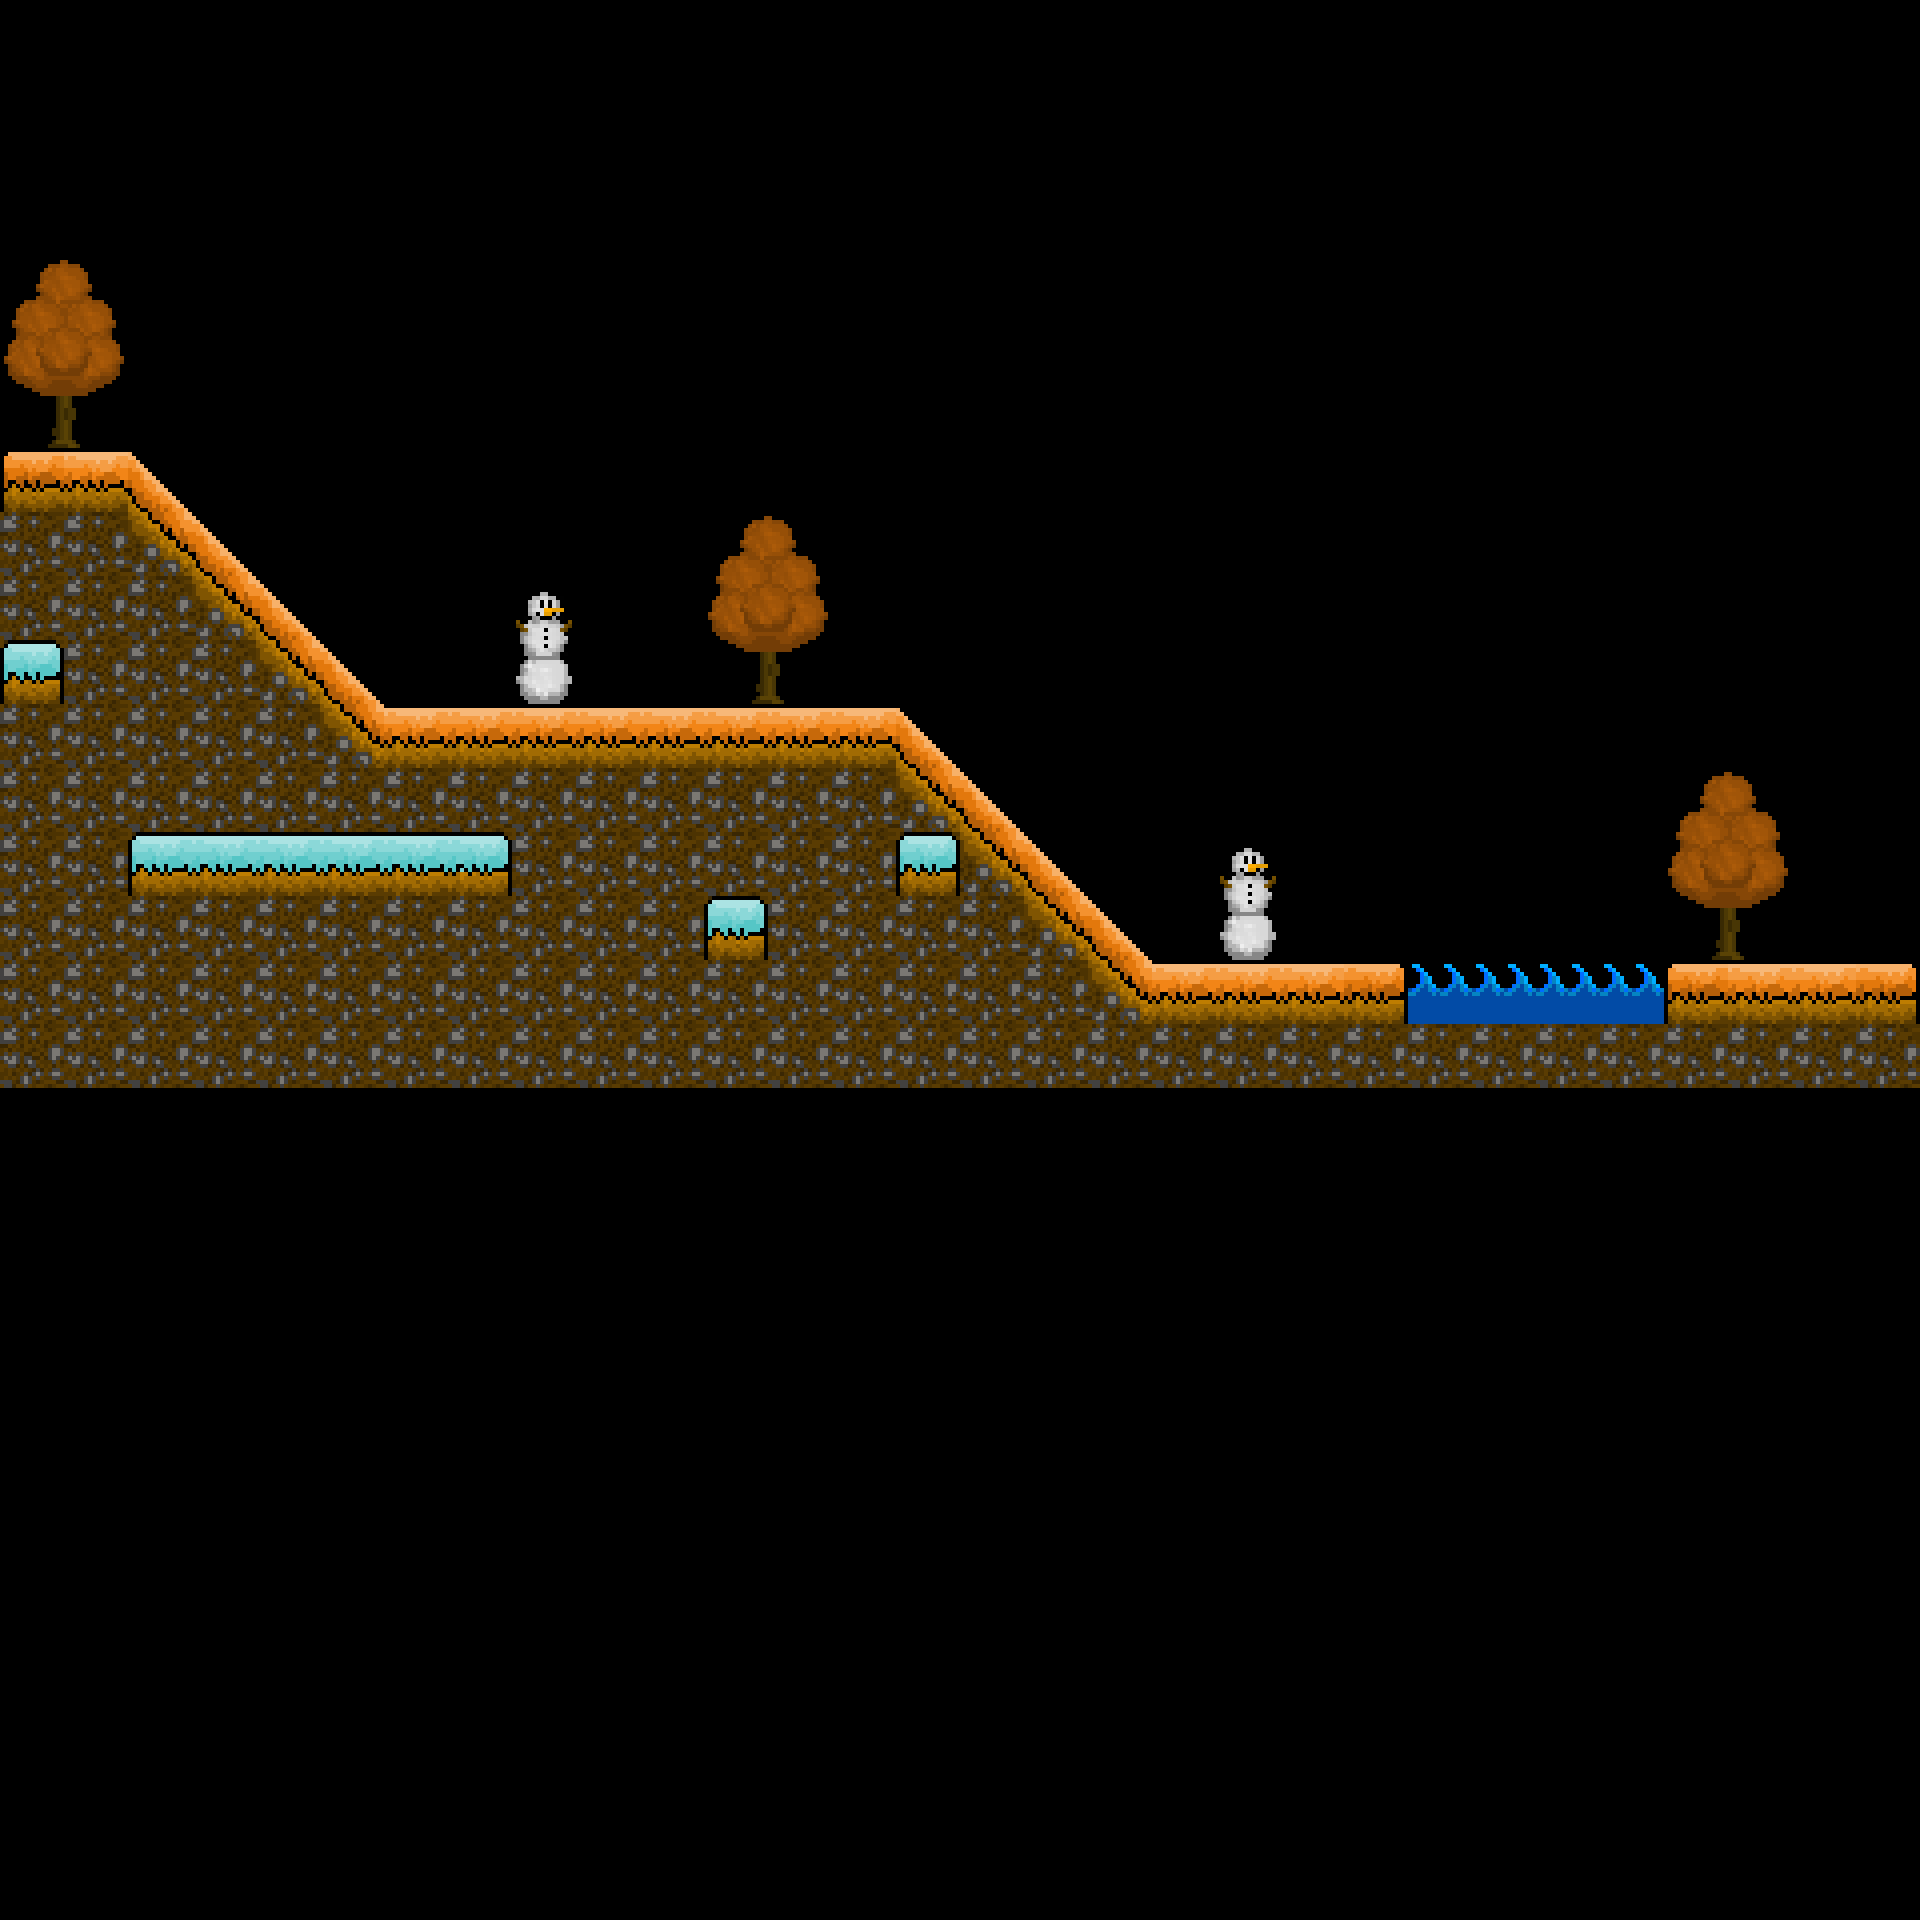

Rendered tile map (Tiled .tmx) drawn with the repository's tilesets; below, a short description and the full map source, tile grids included:
An orthogonal 30x30 tile map with 64x64 px tiles, 2 tile layers (Tile Layer 1, Tile Layer 3), 1 hidden layer not drawn.

<map version="1.0" orientation="orthogonal" width="30" height="30" tilewidth="64" tileheight="64">
 <tileset firstgid="1" name="spritesheet1" tilewidth="64" tileheight="64">
  <image source="spritesheet1.png" trans="ffffff" width="256" height="1024" />
  <tile id="9">
   <properties>
    <property name="shape" value="downhill" />
   </properties>
  </tile>
  <tile id="12">
   <properties>
    <property name="shape" value="uphill" />
   </properties>
  </tile>
  <tile id="34">
   <properties>
    <property name="shape" value="none" />
   </properties>
  </tile>
  <tile id="38">
   <properties>
    <property name="shape" value="none" />
   </properties>
  </tile>
  <tile id="42">
   <properties>
    <property name="shape" value="none" />
   </properties>
  </tile>
  <tile id="43">
   <properties>
    <property name="shape" value="none" />
   </properties>
  </tile>
  <tile id="46">
   <properties>
    <property name="shape" value="none" />
   </properties>
  </tile>
  <tile id="47">
   <properties>
    <property name="shape" value="none" />
   </properties>
  </tile>
  <tile id="50">
   <properties>
    <property name="shape" value="none" />
   </properties>
  </tile>
  <tile id="51">
   <properties>
    <property name="shape" value="none" />
   </properties>
  </tile>
 </tileset>
 <layer name="Tile Layer 1" width="30" height="30">
  <data encoding="csv">
0,0,0,0,0,0,0,0,0,0,0,0,0,0,0,0,0,0,0,0,0,0,0,0,0,0,0,0,0,0,
0,0,0,0,0,0,0,0,0,0,0,0,0,0,0,0,0,0,0,0,0,0,0,0,0,0,0,0,0,0,
0,0,0,0,0,0,0,0,0,0,0,0,0,0,0,0,0,0,0,0,0,0,0,0,0,0,0,0,0,0,
0,0,0,0,0,0,0,0,0,0,0,0,0,0,0,0,0,0,0,0,0,0,0,0,0,0,0,0,0,0,
43,44,0,0,0,0,0,0,0,0,0,0,0,0,0,0,0,0,0,0,0,0,0,0,0,0,0,0,0,0,
47,48,0,0,0,0,0,0,0,0,0,0,0,0,0,0,0,0,0,0,0,0,0,0,0,0,0,0,0,0,
51,52,0,0,0,0,0,0,0,0,0,0,0,0,0,0,0,0,0,0,0,0,0,0,0,0,0,0,0,0,
14,16,10,0,0,0,0,0,0,0,0,0,0,0,0,0,0,0,0,0,0,0,0,0,0,0,0,0,0,0,
22,22,9,10,0,0,0,0,0,0,0,43,44,0,0,0,0,0,0,0,0,0,0,0,0,0,0,0,0,0,
22,22,22,9,10,0,0,0,35,0,0,47,48,0,0,0,0,0,0,0,0,0,0,0,0,0,0,0,0,0,
22,22,22,22,9,10,0,0,39,0,0,51,52,0,0,0,0,0,0,0,0,0,0,0,0,0,0,0,0,0,
22,22,22,22,22,9,16,16,16,16,16,16,16,16,10,0,0,0,0,0,0,0,0,0,0,0,0,0,0,0,
11,22,22,22,22,22,22,22,22,22,22,22,22,22,9,10,0,0,0,0,0,0,0,0,0,0,43,44,0,0,
22,22,22,22,22,22,22,22,22,22,22,22,22,22,22,9,10,0,0,35,0,0,0,0,0,0,47,48,0,0,
22,22,22,22,22,22,22,22,22,22,22,22,22,22,22,22,9,10,0,39,0,0,0,0,0,0,51,52,0,0,
22,22,22,22,22,22,22,22,22,22,22,22,22,22,22,22,22,9,16,16,16,15,8,8,8,8,14,16,16,15,
22,22,22,22,22,22,22,22,22,22,22,22,22,22,22,22,22,22,22,22,22,22,22,22,22,22,22,22,22,22,
0,0,0,0,0,0,0,0,0,0,0,0,0,0,0,0,0,0,0,0,0,0,0,0,0,0,0,0,0,0,
0,0,0,0,0,0,0,0,0,0,0,0,0,0,0,0,0,0,0,0,0,0,0,0,0,0,0,0,0,0,
0,0,0,0,0,0,0,0,0,0,0,0,0,0,0,0,0,0,0,0,0,0,0,0,0,0,0,0,0,0,
0,0,0,0,0,0,0,0,0,0,0,0,0,0,0,0,0,0,0,0,0,0,0,0,0,0,0,0,0,0,
0,0,0,0,0,0,0,0,0,0,0,0,0,0,0,0,0,0,0,0,0,0,0,0,0,0,0,0,0,0,
0,0,0,0,0,0,0,0,0,0,0,0,0,0,0,0,0,0,0,0,0,0,0,0,0,0,0,0,0,0,
0,0,0,0,0,0,0,0,0,0,0,0,0,0,0,0,0,0,0,0,0,0,0,0,0,0,0,0,0,0,
0,0,0,0,0,0,0,0,0,0,0,0,0,0,0,0,0,0,0,0,0,0,0,0,0,0,0,0,0,0,
0,0,0,0,0,0,0,0,0,0,0,0,0,0,0,0,0,0,0,0,0,0,0,0,0,0,0,0,0,0,
0,0,0,0,0,0,0,0,0,0,0,0,0,0,0,0,0,0,0,0,0,0,0,0,0,0,0,0,0,0,
0,0,0,0,0,0,0,0,0,0,0,0,0,0,0,0,0,0,0,0,0,0,0,0,0,0,0,0,0,0,
0,0,0,0,0,0,0,0,0,0,0,0,0,0,0,0,0,0,0,0,0,0,0,0,0,0,0,0,0,0,
0,0,0,0,0,0,0,0,0,0,0,0,0,0,0,0,0,0,0,0,0,0,0,0,0,0,0,0,0,0
</data>
 </layer>
 <layer name="Tile Layer 2" width="30" height="30" visible="0">
  <data encoding="csv">
0,0,0,0,0,0,0,0,0,0,0,0,0,0,0,0,0,0,0,0,0,0,0,0,0,0,0,0,0,0,
0,0,0,0,0,0,0,0,0,0,0,0,0,0,0,0,0,0,0,0,0,0,0,0,0,0,0,0,0,0,
0,0,0,0,0,0,0,0,0,0,0,0,0,0,0,0,0,0,0,0,0,0,0,0,0,0,0,0,0,0,
0,0,0,0,0,0,0,0,0,0,0,0,0,0,0,0,0,0,0,0,0,0,0,0,0,0,0,0,0,0,
53,54,0,0,0,0,0,0,0,0,0,0,0,0,0,0,0,0,0,0,0,0,0,0,0,0,0,0,0,0,
57,58,0,0,0,0,0,0,0,0,0,0,0,0,0,0,0,0,0,0,0,0,0,0,0,0,0,0,0,0,
61,62,0,0,0,0,0,0,0,0,0,0,0,0,0,0,0,0,0,0,0,0,0,0,0,0,0,0,0,0,
20,3,4,0,0,0,0,0,0,0,0,0,0,0,0,0,0,0,0,0,0,0,0,0,0,0,0,0,0,0,
22,22,2,4,0,0,0,0,0,0,0,53,54,0,0,0,0,0,0,0,0,0,0,0,0,0,0,0,0,0,
22,22,22,2,4,0,0,0,0,0,0,57,58,0,0,0,0,0,0,0,0,0,0,0,0,0,0,0,0,0,
22,22,22,22,2,4,0,0,0,0,0,61,62,0,0,0,0,0,0,0,0,0,0,0,0,0,0,0,0,0,
22,22,22,22,22,2,3,3,3,3,3,3,3,3,4,0,0,0,0,0,0,0,0,0,0,0,0,0,0,0,
22,22,22,22,22,22,22,22,22,22,22,22,22,22,2,4,0,0,0,0,0,0,0,0,0,0,53,54,0,0,
22,22,22,22,22,22,22,22,22,22,22,22,22,22,22,2,4,0,0,0,0,0,0,0,0,0,57,58,0,0,
22,22,22,22,22,22,22,22,22,22,22,22,22,22,22,22,2,4,0,0,0,0,0,0,0,0,61,62,0,0,
22,22,22,22,22,22,22,22,22,22,22,22,22,22,22,22,22,2,3,3,3,17,8,8,8,8,20,3,3,17,
22,22,22,22,22,22,22,22,22,22,22,22,22,22,22,22,22,22,22,22,22,22,22,22,22,22,22,22,22,22,
0,0,0,0,0,0,0,0,0,0,0,0,0,0,0,0,0,0,0,0,0,0,0,0,0,0,0,0,0,0,
0,0,0,0,0,0,0,0,0,0,0,0,0,0,0,0,0,0,0,0,0,0,0,0,0,0,0,0,0,0,
0,0,0,0,0,0,0,0,0,0,0,0,0,0,0,0,0,0,0,0,0,0,0,0,0,0,0,0,0,0,
0,0,0,0,0,0,0,0,0,0,0,0,0,0,0,0,0,0,0,0,0,0,0,0,0,0,0,0,0,0,
0,0,0,0,0,0,0,0,0,0,0,0,0,0,0,0,0,0,0,0,0,0,0,0,0,0,0,0,0,0,
0,0,0,0,0,0,0,0,0,0,0,0,0,0,0,0,0,0,0,0,0,0,0,0,0,0,0,0,0,0,
0,0,0,0,0,0,0,0,0,0,0,0,0,0,0,0,0,0,0,0,0,0,0,0,0,0,0,0,0,0,
0,0,0,0,0,0,0,0,0,0,0,0,0,0,0,0,0,0,0,0,0,0,0,0,0,0,0,0,0,0,
0,0,0,0,0,0,0,0,0,0,0,0,0,0,0,0,0,0,0,0,0,0,0,0,0,0,0,0,0,0,
0,0,0,0,0,0,0,0,0,0,0,0,0,0,0,0,0,0,0,0,0,0,0,0,0,0,0,0,0,0,
0,0,0,0,0,0,0,0,0,0,0,0,0,0,0,0,0,0,0,0,0,0,0,0,0,0,0,0,0,0,
0,0,0,0,0,0,0,0,0,0,0,0,0,0,0,0,0,0,0,0,0,0,0,0,0,0,0,0,0,0,
0,0,0,0,0,0,0,0,0,0,0,0,0,0,0,0,0,0,0,0,0,0,0,0,0,0,0,0,0,0
</data>
 </layer>
 <layer name="Tile Layer 3" width="30" height="30">
  <data encoding="csv">
0,0,0,0,0,0,0,0,0,0,0,0,0,0,0,0,0,0,0,0,0,0,0,0,0,0,0,0,0,0,
0,0,0,0,0,0,0,0,0,0,0,0,0,0,0,0,0,0,0,0,0,0,0,0,0,0,0,0,0,0,
0,0,0,0,0,0,0,0,0,0,0,0,0,0,0,0,0,0,0,0,0,0,0,0,0,0,0,0,0,0,
0,0,0,0,0,0,0,0,0,0,0,0,0,0,0,0,0,0,0,0,0,0,0,0,0,0,0,0,0,0,
41,42,0,0,0,0,0,0,0,0,0,0,0,0,0,0,0,0,0,0,0,0,0,0,0,0,0,0,0,0,
45,46,0,0,0,0,0,0,0,0,0,0,0,0,0,0,0,0,0,0,0,0,0,0,0,0,0,0,0,0,
49,50,0,0,0,0,0,0,0,0,0,0,0,0,0,0,0,0,0,0,0,0,0,0,0,0,0,0,0,0,
19,18,33,0,0,0,0,0,0,0,0,0,0,0,0,0,0,0,0,0,0,0,0,0,0,0,0,0,0,0,
22,22,31,33,0,0,0,0,0,0,0,41,42,0,0,0,0,0,0,0,0,0,0,0,0,0,0,0,0,0,
22,22,22,31,33,0,0,0,0,0,0,45,46,0,0,0,0,0,0,0,0,0,0,0,0,0,0,0,0,0,
11,22,22,22,31,33,0,0,0,0,0,49,50,0,0,0,0,0,0,0,0,0,0,0,0,0,0,0,0,0,
22,22,22,22,22,31,18,18,18,18,18,18,18,18,33,0,0,0,0,0,0,0,0,0,0,0,0,0,0,0,
22,22,22,22,22,22,22,22,22,22,22,22,22,22,31,33,0,0,0,0,0,0,0,0,0,0,41,42,0,0,
22,22,14,16,16,16,16,15,22,22,22,22,22,22,11,31,33,0,0,0,0,0,0,0,0,0,45,46,0,0,
22,22,22,22,22,22,22,22,22,22,22,11,22,22,22,22,31,33,0,0,0,0,0,0,0,0,49,50,0,0,
22,22,22,22,22,22,22,22,22,22,22,22,22,22,22,22,22,31,18,18,18,28,8,8,8,8,19,18,18,28,
22,22,22,22,22,22,22,22,22,22,22,22,22,22,22,22,22,22,22,22,22,22,22,22,22,22,22,22,22,22,
0,0,0,0,0,0,0,0,0,0,0,0,0,0,0,0,0,0,0,0,0,0,0,0,0,0,0,0,0,0,
0,0,0,0,0,0,0,0,0,0,0,0,0,0,0,0,0,0,0,0,0,0,0,0,0,0,0,0,0,0,
0,0,0,0,0,0,0,0,0,0,0,0,0,0,0,0,0,0,0,0,0,0,0,0,0,0,0,0,0,0,
0,0,0,0,0,0,0,0,0,0,0,0,0,0,0,0,0,0,0,0,0,0,0,0,0,0,0,0,0,0,
0,0,0,0,0,0,0,0,0,0,0,0,0,0,0,0,0,0,0,0,0,0,0,0,0,0,0,0,0,0,
0,0,0,0,0,0,0,0,0,0,0,0,0,0,0,0,0,0,0,0,0,0,0,0,0,0,0,0,0,0,
0,0,0,0,0,0,0,0,0,0,0,0,0,0,0,0,0,0,0,0,0,0,0,0,0,0,0,0,0,0,
0,0,0,0,0,0,0,0,0,0,0,0,0,0,0,0,0,0,0,0,0,0,0,0,0,0,0,0,0,0,
0,0,0,0,0,0,0,0,0,0,0,0,0,0,0,0,0,0,0,0,0,0,0,0,0,0,0,0,0,0,
0,0,0,0,0,0,0,0,0,0,0,0,0,0,0,0,0,0,0,0,0,0,0,0,0,0,0,0,0,0,
0,0,0,0,0,0,0,0,0,0,0,0,0,0,0,0,0,0,0,0,0,0,0,0,0,0,0,0,0,0,
0,0,0,0,0,0,0,0,0,0,0,0,0,0,0,0,0,0,0,0,0,0,0,0,0,0,0,0,0,0,
0,0,0,0,0,0,0,0,0,0,0,0,0,0,0,0,0,0,0,0,0,0,0,0,0,0,0,0,0,0
</data>
 </layer>
</map>